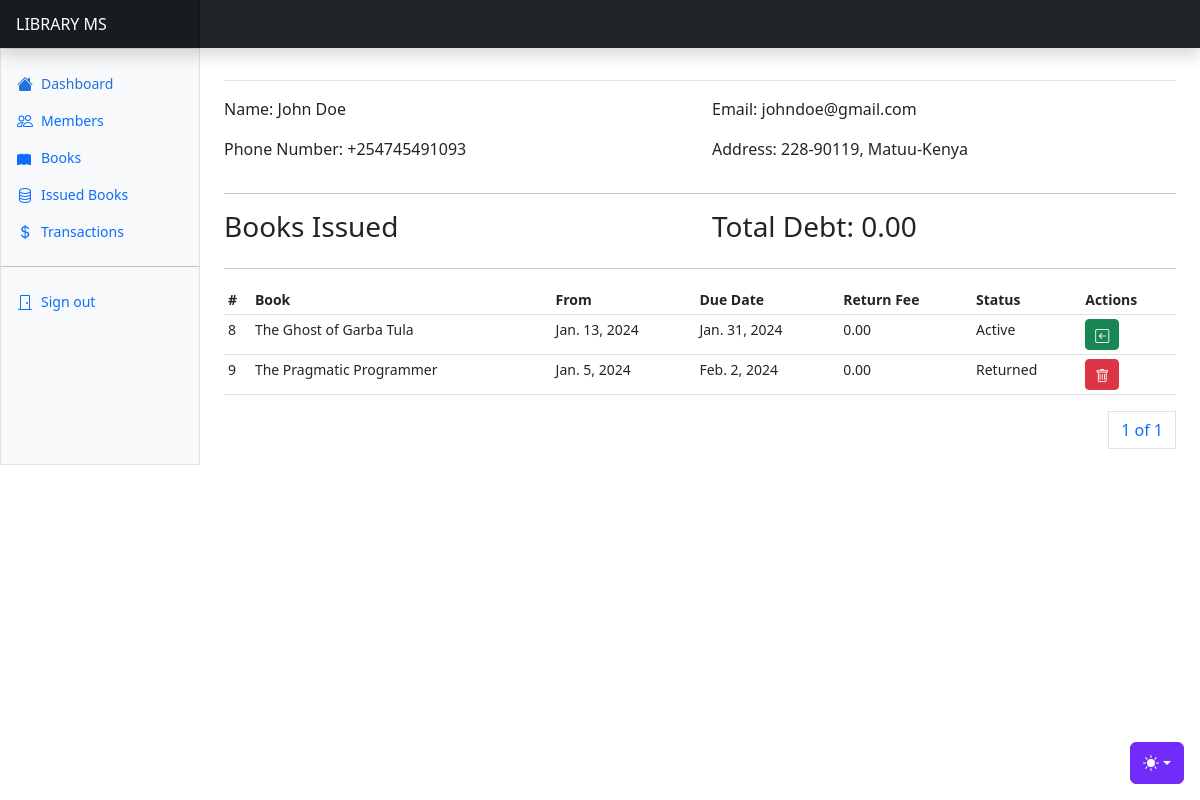
Before: /users/3/ (signed in) with the older database file.
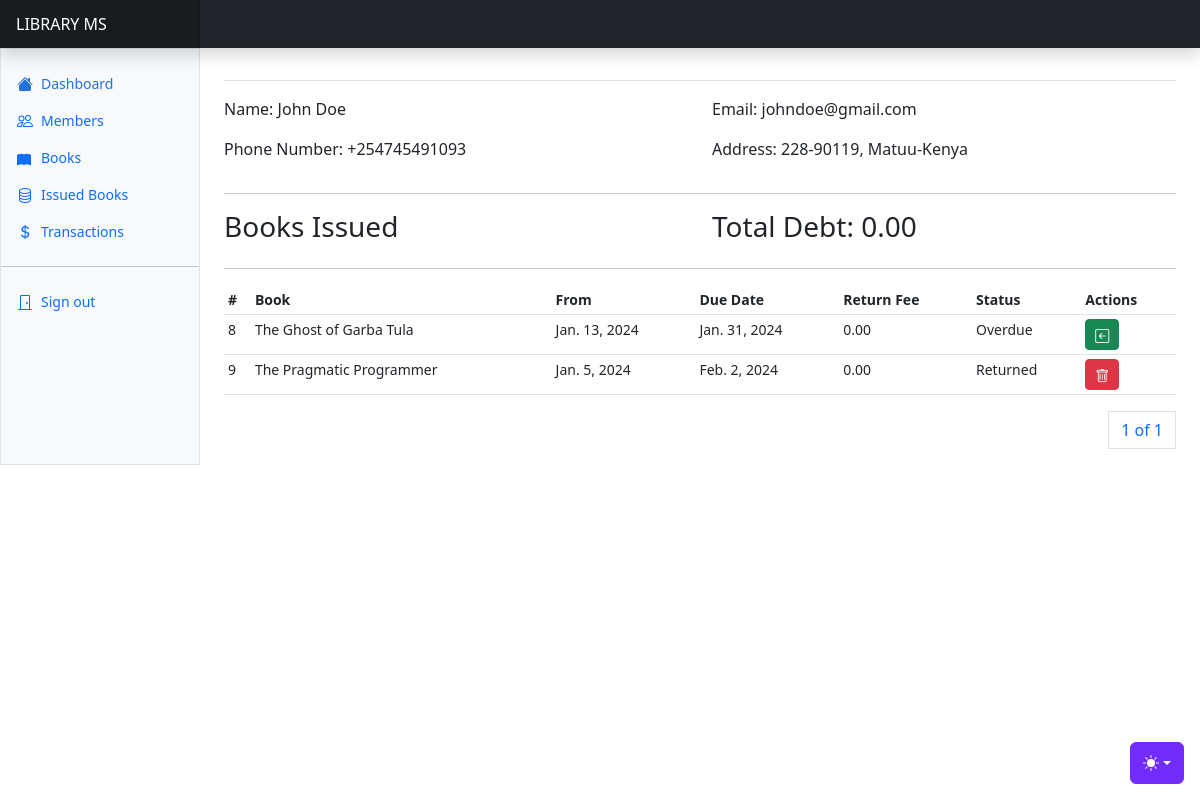
After: the same page with the newer database file.
### apps/library/models.py (models this page shows, shortened)
class BookIssue(AbstractBaseModel):
    book = models.ForeignKey(Book, on_delete=models.CASCADE)
    member = models.ForeignKey("users.Member", on_delete=models.SET_NULL, null=True, related_name="memberissuedbooks")
    borrowed_from = models.DateField()
    borrowed_to = models.DateField()
    status = models.CharField(max_length=255, choices=BOOK_ISSUE_STATUS)
    return_fee = models.DecimalField(max_digits=100, decimal_places=2)
    overdue_fee = models.DecimalField(max_digits=100, decimal_places=2, default=0)

class Book(AbstractBaseModel):
    title = models.CharField(max_length=255)
    author = models.CharField(max_length=255)
    year_published = models.CharField(max_length=255)
    genre = models.CharField(max_length=255, choices=BOOK_GENRES)
    price = models.DecimalField(max_digits=100, decimal_places=2)
    rental_fee = models.DecimalField(max_digits=20, decimal_places=2)
    quantity = models.IntegerField(default=0)
    rented_out = models.IntegerField(default=0)
    available = models.BooleanField(default=True)
    def __str__(self):
        return self.title

### apps/users/views.py (the view)
# urls.py: path("<int:member_id>/", member_details, name="member-details"),
@login_required(login_url="/users/login/")
def member_details(request, member_id=None):
    member = Member.objects.get(id=member_id)
    books_issued = member.memberissuedbooks.all()
    paginator = Paginator(books_issued, 5)
    page_number = request.GET.get("page")
    page_obj = paginator.get_page(page_number)
    context = {
        "member": member,
        "page_obj": page_obj
    }
    return render(request, "members/member_details.html", context)

### apps/users/models.py (called while the page is built)
    def __str__(self):
        return self.name

### templates/members/member_details.html (shortened to what this page needs)
{% extends "base.html" %}
{% block content %}
<div class="row">
    <div class="col">
        <p>Name: {{member.name}}</p>
        <p>Phone Number: {{member.phone_number}}</p>
    </div>
    <div class="col">
        <p>Email: {{member.email}}</p>
        <p>Address: {{member.address}}, {{member.city}}-{{member.country}}</p>
    </div>
</div>
<hr/>
<div class="row">
    <div class="col">
        <h3>Books Issued</h3>
    </div>
    <div class="col">
        <h3>Total Debt: {{member.outstanding_debt}}</h3>
    </div>
</div>
<hr/>
<div class="table-responsive small">
    <table class="table table-sm">
      <thead>
        <tr>
          <th scope="col">#</th>
          <th scope="col">Book</th>
          <th scope="col">From</th>
          <th scope="col">Due Date</th>
          <th scope="col">Return Fee</th>
          <th scope="col">Status</th>
          <th scope="col" colspan="1">Actions</th>
        </tr>
      </thead>
      <tbody>
        {% for issued_book in page_obj %}
        <tr>
          <td>{{issued_book.id}}</td>
          <td>{{issued_book.book}}</td>
          <td>{{issued_book.borrowed_from}}</td>
          <td>{{issued_book.borrowed_to}}</td>
          <td>{{issued_book.overdue_fee}}</td>
          <td>{{issued_book.status}}</td>
          {% if issued_book.status == "Returned" %}
          <td><a class="btn btn-danger btn-sm" data-bs-toggle="modal" data-bs-target="#deleteBookIssueModal{{ issued_book.id }}">
            <i class="bi bi-trash"></i>
          </a></td>
          {% else %}
          <td><a class="btn btn-success btn-sm" data-bs-toggle="modal" data-bs-target="#returnBookModal{{ issued_book.id }}">
            <i class="bi bi-arrow-left-square"></i>
          </a></td>
          {% endif %}
        </tr>
        {% endfor %}
      </tbody>
    </table>
    <div>
      <nav aria-label="Page navigation example">
        <ul class="pagination justify-content-end">
          <a class="page-link" href="#">{{ page_obj.number }} of {{ page_obj.paginator.num_pages }}</a>
        </ul>
      </nav>
    </div>
  </div>
{% endblock content %}

Changed rows visible on the page:
changed BookIssue "The Ghost of Garba Tula": status "Active" → "Overdue"
